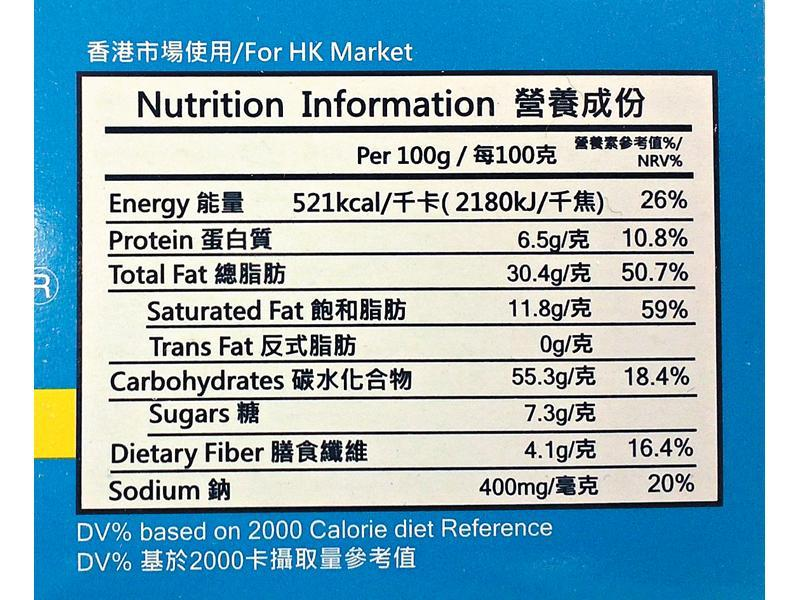
#> input picture GoogleCloudPlateform/off-nutrition-table-extractor-20230308T202647Z-001/nutrition_extractor/test/1517927003.jpg, 800 x 600 px
$ python -i process.py   (imports and definitions only)
#> lines starting #> are read from the running program, lines starting #| are printed output that depends on the picture
import os
import argparse
import csv
import cv2
import pytesseract
from PIL import Image, ImageEnhance
import numpy as np

# from crop import crop

def preprocess_for_ocr(img, enhance=1):
    """
    @param img: image to which the pre-processing steps being applied
    """
    if enhance > 1:
        img = Image.fromarray(img)

        contrast = ImageEnhance.Contrast(img)

        img = contrast.enhance(enhance)

        img = np.asarray(img)

    #print("print(type(img))", type(img))

    print(img.shape)

    img = cv2.cvtColor(img, cv2.COLOR_BGR2GRAY)

    #img = cv2.GaussianBlur(img, (5,5), 0)


    img = cv2.cvtColor(img, cv2.COLOR_GRAY2BGR)

    return img

def ocr(img, oem=1, psm=3):
    """
    @param img: The image to be OCR'd
    @param oem: for specifying the type of Tesseract engine( default=1 for LSTM OCR Engine)
    """
    config = ('-l eng --oem {oem} --psm {psm}'.format(oem=oem,psm=psm))
    # config = ('-l eng --tessdata-dir "/usr/share/tesseract-ocr/tessdata" --oem {oem} -- psm {psm}'.format(oem=oem,psm=psm))


    img = Image.fromarray(img)
    text = pytesseract.image_to_string(img, config=config)

    return text


# [17 lines not run here, left out]

    # [6 lines of commented-out code are left out]

>>> import cv2
>>> picture = cv2.imread('test/1517927003.jpg')
#> picture is the input picture: shape (600, 800, 3); mean B, G, R 188.9, 175.7, 140.5
>>> result = preprocess_for_ocr(picture)
#| (600, 800, 3)
#> in preprocess_for_ocr, `img = cv2.cvtColor(img, cv2.COLOR_BGR2GRAY)`:
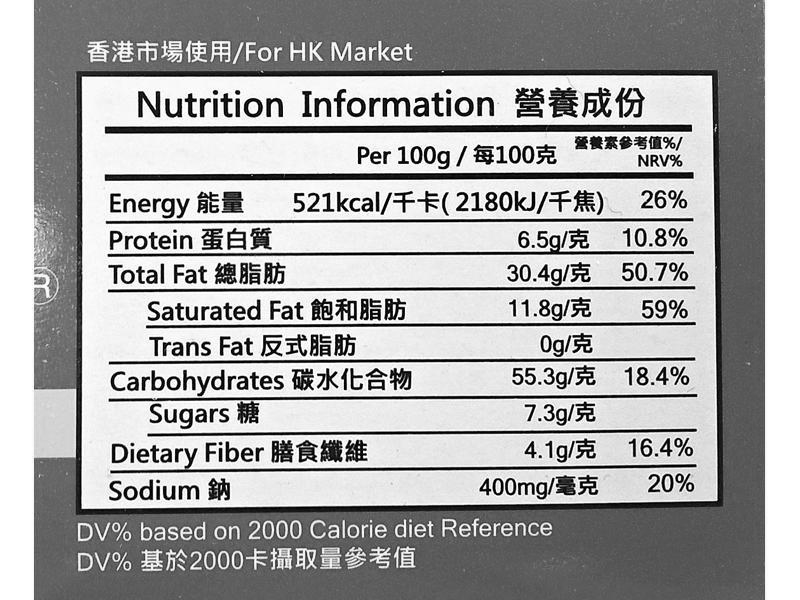
#> img: shape (600, 800); min 0, max 255, mean 166.7
